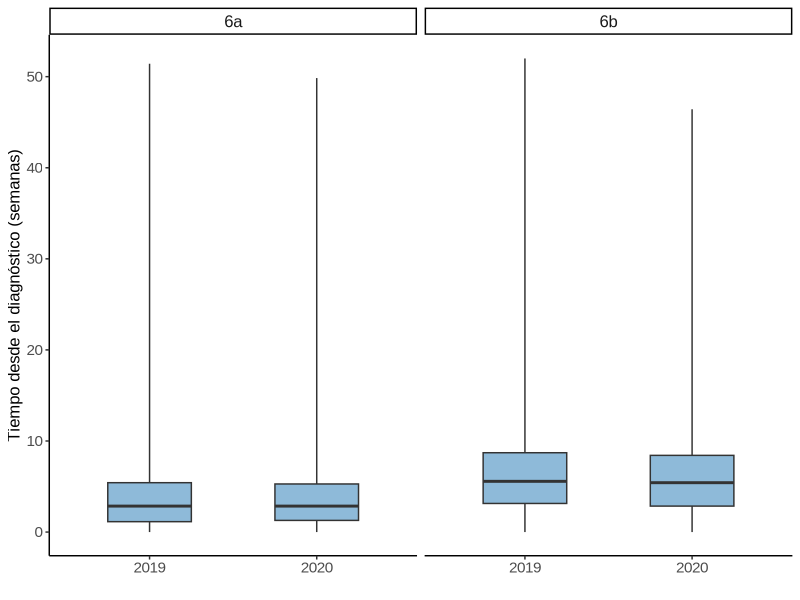

The R script that drew this image: (Note: this script raises an error after producing the figure.)
library(ggplot2)
library(dplyr)
library(tidyr)

rm(list=ls())

# Datos
datos_box <- tribble(
  ~Figura, ~Año, ~min, ~q1, ~mediana, ~q3, ~max,
  "6a", "2019", 0, 1.14, 2.85, 5.42, 51.42,
  "6a", "2020", 0, 1.28, 2.85, 5.28, 49.85,
  "6b", "2019", 0, 3.14, 5.57, 8.71, 52,
  "6b", "2020", 0, 2.85, 5.42, 8.42, 46.42
)

# Convertir el año a factor para el orden
datos_box$Año <- factor(datos_box$Año, levels = c("2019", "2020"))

# Graficar
oporatencion <-ggplot(datos_box, aes(x = Año)) +
  geom_boxplot(
    aes(
      ymin = min,
      lower = q1,
      middle = mediana,
      upper = q3,
      ymax = max
    ),
    stat = "identity",
    fill = "#1f77b4",
    alpha = 0.5,
    width = 0.5
  ) +
  facet_wrap(~Figura, ncol = 2) +
  labs(
    y = "Tiempo desde el diagnóstico (semanas)",
    x = ""
  ) +
  theme_classic(base_family = "Arial") +
  theme(
    strip.text = element_text(size = 12),
    axis.text = element_text(size = 11),
    axis.title.y = element_text(size = 12)
  )




ggsave("outputs/grafic_cap_014/f6_oporatencion.jpg",
       plot = oporatencion, 
       width = 7, 
       height = 5, 
       dpi = 300)
